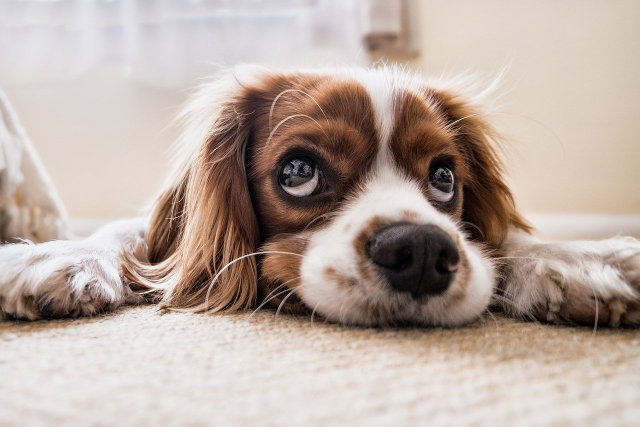
#> input picture Opencv/fig/puppy_1280_853.jpg, 1280 x 853 px (shown at 1/2 size)
$ jupyter execute --allow-errors OpenCV_2day_2.ipynb
#> lines starting #> are read from the running program, lines starting #| are printed output that depends on the picture; after the words box and inside, x2 and y2 are one past the last pixel; in counts of white or black regions, pixels touching at a corner belong together
[cell 1]
import numpy as np
import cv2
import sys

[cell 2]
img = cv2.imread('./fig/puppy.bmp',0)
img2 = cv2.imread('./fig/puppy_1280_853.jpg',1)
#> img2 is the input picture: shape (853, 1280, 3); mean B, G, R 162, 170.6, 186.1

#> (the rest of this cell did not finish here and is left out)

#> (a cell that did not finish here is left out)

[cell 4]
img = cv2.imread('./fig/puppy.bmp',0)
img1 = cv2.imread('./fig/puppy_1280_853.jpg',1)

x = 200
y = 300

#> (the rest of this cell did not finish here and is left out)

[cell 5]
#영상 생성
img1 = np.ones([400, 600, 3], dtype = np.uint8)*208
img2 = np.full((400, 600, 3), (0,200,255), dtype = np.uint8)
img3 = np.zeros((400, 600, 3), dtype = np.uint8)
img4 = np.random.randint(0, 255, (400, 600), dtype = np.uint8)

cv2.imshow('img1', img1)
cv2.imshow('img2', img2)
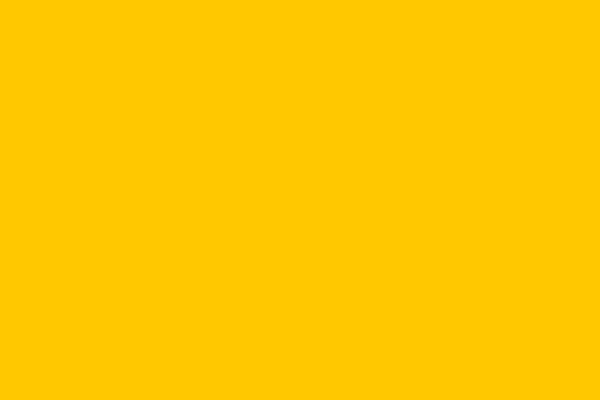
#> window 'img2': shape (400, 600, 3); mean B, G, R 0, 200, 255
cv2.imshow('img3', img3)
cv2.imshow('img4', img4)
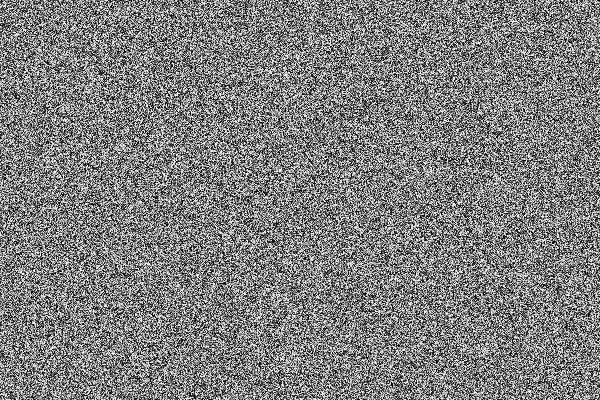
#> window 'img4': shape (400, 600); min 0, max 254, mean 126.9

cv2.waitKey()

cv2.destroyAllWindows()

[cell 6]
img = cv2.imread('./fig/puppy.bmp',0)

x = 200
y = 300

#> (the rest of this cell did not finish here and is left out)

[cell 7]
img = cv2.imread('./fig/puppy.bmp')

#> (the rest of this cell did not finish here and is left out)

[cell 8]
img = cv2.imread('./fig/rudolf.png')

#> (the rest of this cell did not finish here and is left out)

[cell 9]
src = cv2.imread('./fig/airplane.bmp')
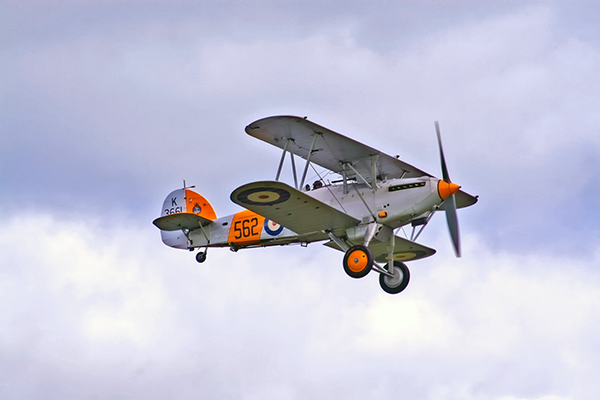
#> input picture Opencv/fig/airplane.bmp, 600 x 400 px
#> src is the input picture: shape (400, 600, 3); mean B, G, R 217.1, 197.6, 196.8
mask = cv2.imread('./fig/mask_plane.bmp')
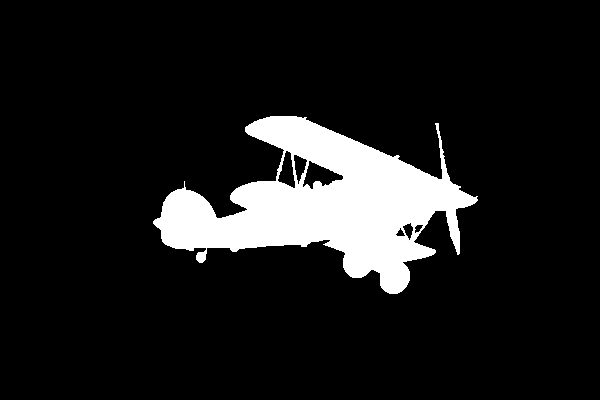
#> input picture Opencv/fig/mask_plane.bmp, 600 x 400 px
#> mask is the input picture: shape (400, 600, 3); 10.8% white; 1 white region, box (x1, y1, x2, y2) and area: (153, 116, 478, 294) 25896
dst = cv2.imread('./fig/field.bmp')
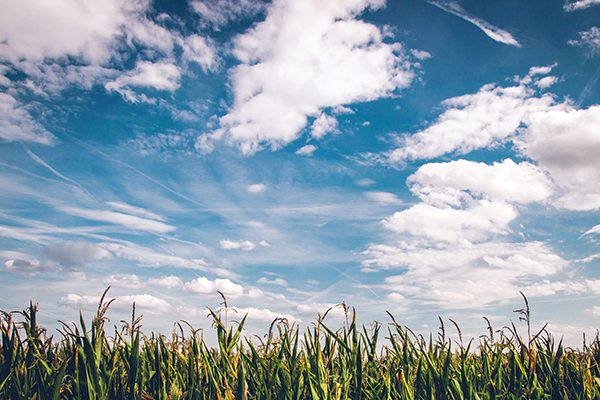
#> input picture Opencv/fig/field.bmp, 600 x 400 px
#> dst is the input picture: shape (400, 600, 3); mean B, G, R 173.2, 160.3, 141.8


# cv2.copyTo(src, mask, dst = None) -> dst
cv2.copyTo(src, mask, dst)
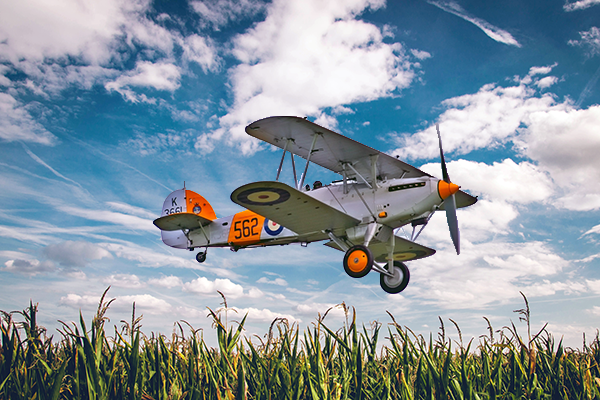
#> dst: shape (400, 600, 3); 10.79% of pixels changed, all inside (x1, y1, x2, y2) = (153, 116, 478, 294)
# dst = cv2.copyTo(src, mask, dst)
# dst[mask > 0] = src[mask > 0]


cv2.imshow('src', src)
cv2.imshow('mask', mask)
cv2.imshow('dst', dst)


cv2.waitKey()
cv2.destroyAllWindows()
